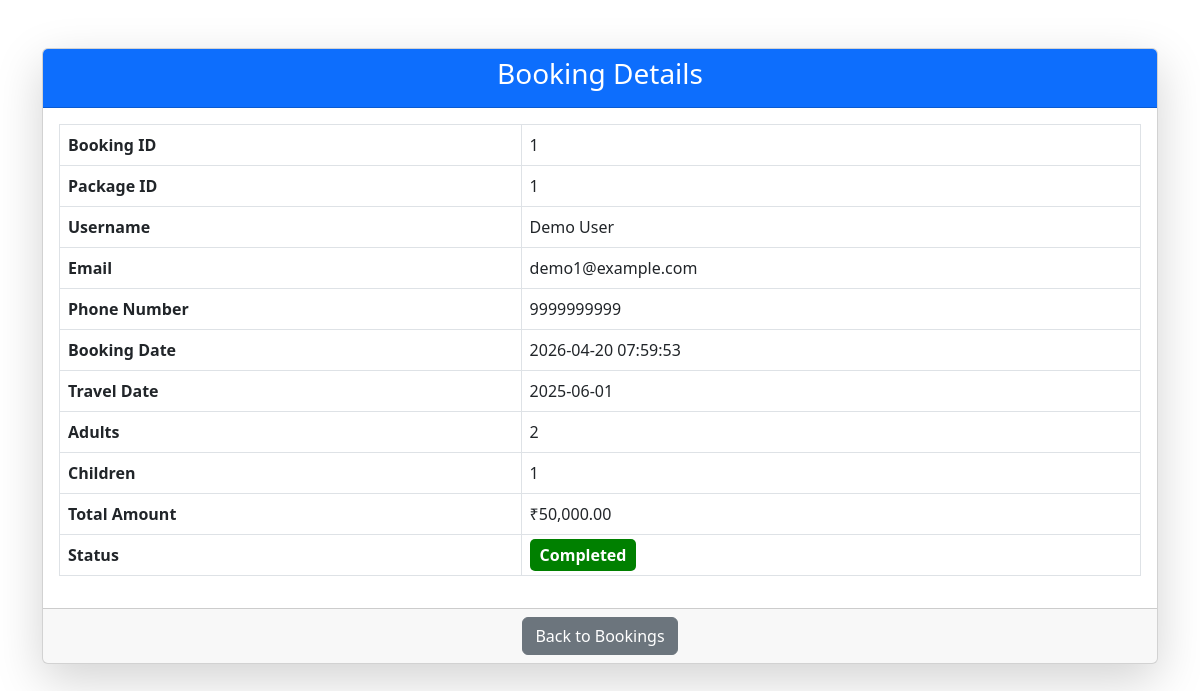
The page /Adminpanel/booking_details.php?id=1 on the database its author committed.
### tables this page shows
CREATE TABLE `bookings` (
  `id` int(11) NOT NULL,
  `package_id` int(11) NOT NULL,
  `user_name` varchar(255) NOT NULL,
  `email` varchar(255) NOT NULL,
  `phone` varchar(20) NOT NULL,
  `travel_date` date NOT NULL,
  `adults` int(11) NOT NULL,
  `children` int(11) NOT NULL,
  `total_amount` decimal(10,2) NOT NULL,
  `status` enum('pending','completed','cancelled') DEFAULT 'pending',
  `created_at` timestamp NOT NULL DEFAULT current_timestamp(),
  `user_id` int(11) NOT NULL
);

### Adminpanel/booking_details.php (the view, shortened to what this page needs)
<?php
include '../database/dbconnect.php';
if (isset($_GET['id'])) {
    $booking_id = $_GET['id'];
    $query = "SELECT * FROM bookings WHERE id = ?";
    $stmt = mysqli_prepare($conn, $query);
    mysqli_stmt_bind_param($stmt, "i", $booking_id);
    mysqli_stmt_execute($stmt);
    $result = mysqli_stmt_get_result($stmt);
    if ($row = mysqli_fetch_assoc($result)) {
?>
<!DOCTYPE html>
<html lang="en">
<head>
    <link rel="stylesheet" href="https://cdn.jsdelivr.net/npm/bootstrap@5.3.0/dist/css/bootstrap.min.css">
</head>
<body>
<div class="container mt-5">
    <div class="card shadow-lg">
        <div class="card-header bg-primary text-white text-center">
            <h3>Booking Details</h3>
        </div>
        <div class="card-body">
            <table class="table table-bordered">
                <tr>
                    <th>Booking ID</th>
                    <td><?php echo $row['id']; ?></td>
                </tr>
                <tr>
                    <th>Package ID</th>
                    <td><?php echo $row['package_id']; ?></td>
                </tr>
                <tr>
                    <th>Username</th>
                    <td><?php echo htmlspecialchars($row['user_name']); ?></td>
                </tr>
                <tr>
                    <th>Email</th>
                    <td><?php echo htmlspecialchars($row['email']); ?></td>
                </tr>
                <tr>
                    <th>Phone Number</th>
                    <td><?php echo htmlspecialchars($row['phone']); ?></td>
                </tr>
                <tr>
                    <th>Booking Date</th>
                    <td><?php echo $row['created_at']; ?></td>
                </tr>
                <tr>
                    <th>Travel Date</th>
                    <td><?php echo $row['travel_date']; ?></td>
                </tr>
                <tr>
                    <th>Adults</th>
                    <td><?php echo $row['adults']; ?></td>
                </tr>
                <tr>
                    <th>Children</th>
                    <td><?php echo $row['children']; ?></td>
                </tr>
                <tr>
                    <th>Total Amount</th>
                    <td>₹<?php echo number_format($row['total_amount'], 2); ?></td>
                </tr>
                <tr>
                    <th>Status</th>
                    <td>
                        <span class="status-badge
                            <?php echo ($row['status'] == 'pending') ? 'status-pending' :
                                      (($row['status'] == 'completed') ? 'status-completed' : 'status-cancelled'); ?>">
                            <?php echo ucfirst($row['status']); ?>
                        </span>
                    </td>
                </tr>
            </table>
        </div>
        <div class="card-footer text-center">
            <a href="Bookings.php" class="btn btn-secondary">Back to Bookings</a>
        </div>
    </div>
</div>
</body>
</html>
<?php
    } else {
        echo "<div class='alert alert-danger text-center'>Booking not found!</div>";
    }
} else {
    echo "<div class='alert alert-warning text-center'>Invalid request!</div>";
}
?>

### Adminpanel/booking_details.php (style rules this page uses)
.status-badge { padding: 5px 10px; border-radius: 5px; font-weight: bold; text-transform: capitalize; }
.status-completed { background-color: green; color: white; }

### rows shown on the page
bookings: id "1", package "1", user_name "Demo User", email "demo1@example.com", phone "9999999999", created_at "2026-04-20 07:59:53", travel_date "2025-06-01", adults "2", children "1", total_amount "50,000.00", status "Completed"
